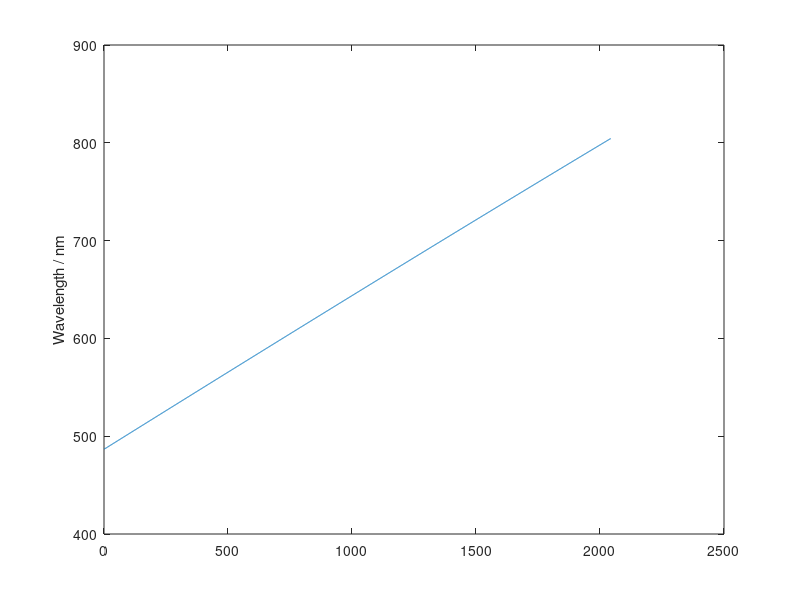

Recreate this plot in MATLAB. (Note: this script raises an error after producing the figure.)
clc; clear; close all;
c = 3e8;% 光速

% 读取波长
data = load('WL_Spectrum-20210530.txt');
wavelength = data(3:end - 3,1);
% 像素点与波长对应关系（已去除两侧 alignment aid pixels）
figure(1)
plot(wavelength)
ylabel('Wavelength / nm')

file_path = [pwd, '\'];
file_name = 'TA-Long_start247.52_incre_-0.0150_step_61_ave20_probe_800_adj_25_Prf10__ 184_2049_2021-05-30-15-46-45.raw';
fid = fopen([file_path, file_name]);
data = fread(fid, [184, 2049], '*double');
fclose(fid);
delay_location_zero = 247.37;% 零时延位置（mm）
% 正则表达式查找水平位移台开始位置，文件名中应包含类似“start248.3_”字样
[head, tail] = regexp(file_name, 'start[\d+.]+_');
delay_location_start = str2double(file_name(head + 5:tail - 1));
% 正则表达式查找水平位移台移动步长，文件名中应包含类似“incre_-0.6000_”字样
[head, tail] = regexp(file_name, 'incre_[-\d+.]+_');
delay_location_step_size = str2double(file_name(head + 6:tail - 1));
% 正则表达式查找水平位移台移动步数，文件名中应包含类似“step_3_”字样
[head, tail] = regexp(file_name, 'step_[\d+]+_');
delay_location_step_num = str2double(file_name(head + 5:tail - 1));
% 水平位移台扫描过的位置
delay_location = delay_location_start:delay_location_step_size:delay_location_start + (delay_location_step_num - 1) * delay_location_step_size;
% 水平位移台位置对应 pump-probe 时延（ps）
delay_time = (delay_location_zero - delay_location) * 1e-3 * 2 / c * 1e12;
% 正则表达式查找射频功率(rf power, %)，文件名中应包含类似“Prf20_”字样
[head, tail] = regexp(file_name, 'Prf\d+_');
power = str2double(file_name(head + 3:tail - 1));
% 完整 TA 谱
figure(2)
imagesc(wavelength, delay_time, data(end - delay_location_step_num + 1:end, 4:end - 2), [-0.001, 0.001])
colorbar
xlabel('Wavelength / nm')
ylabel('Delay / ps')
% 横坐标为像素序号的完整 TA 谱
figure(3)
imagesc(3:2046, delay_time, data(end - delay_location_step_num + 1:end, 4:end - 3), [-0.1, 0.1])
colorbar
xlabel('Pixel num')
ylabel('Delay / ps')

% 区间积分 TA 谱
figure(4)
plot(delay_time', sum(data(end - delay_location_step_num + 1:end, 800:825) / 25, 2))
xlabel('Delay time / ps')
ylabel('\Delta{}I / I')

% surf(data(end - delay_location_step_num + 1:end, 800:end - 200),'edgecolor', 'none')